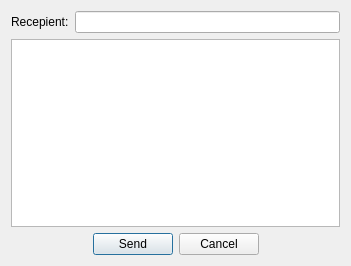
<?xml version="1.0" encoding="UTF-8"?>
<ui version="4.0">
 <class>MessageForm</class>
 <widget class="QDialog" name="MessageForm">
  <property name="geometry">
   <rect>
    <x>0</x>
    <y>0</y>
    <width>351</width>
    <height>266</height>
   </rect>
  </property>
  <property name="windowTitle">
   <string>New text message</string>
  </property>
  <layout class="QVBoxLayout" name="verticalLayout">
   <item>
    <layout class="QGridLayout" name="gridLayout">
     <item row="0" column="0">
      <widget class="QLabel" name="label">
       <property name="text">
        <string>Recepient:</string>
       </property>
      </widget>
     </item>
     <item row="0" column="1">
      <widget class="QLineEdit" name="jid"/>
     </item>
     <item row="1" column="0" colspan="2">
      <widget class="QTextEdit" name="body"/>
     </item>
    </layout>
   </item>
   <item>
    <layout class="QHBoxLayout" name="horizontalLayout">
     <item>
      <spacer name="horizontalSpacer">
       <property name="orientation">
        <enum>Qt::Horizontal</enum>
       </property>
       <property name="sizeHint" stdset="0">
        <size>
         <width>40</width>
         <height>20</height>
        </size>
       </property>
      </spacer>
     </item>
     <item>
      <widget class="QPushButton" name="pushButton">
       <property name="text">
        <string>Send</string>
       </property>
      </widget>
     </item>
     <item>
      <widget class="QPushButton" name="pushButton_2">
       <property name="text">
        <string>Cancel</string>
       </property>
      </widget>
     </item>
     <item>
      <spacer name="horizontalSpacer_2">
       <property name="orientation">
        <enum>Qt::Horizontal</enum>
       </property>
       <property name="sizeHint" stdset="0">
        <size>
         <width>40</width>
         <height>20</height>
        </size>
       </property>
      </spacer>
     </item>
    </layout>
   </item>
  </layout>
 </widget>
 <resources/>
 <connections/>
</ui>
